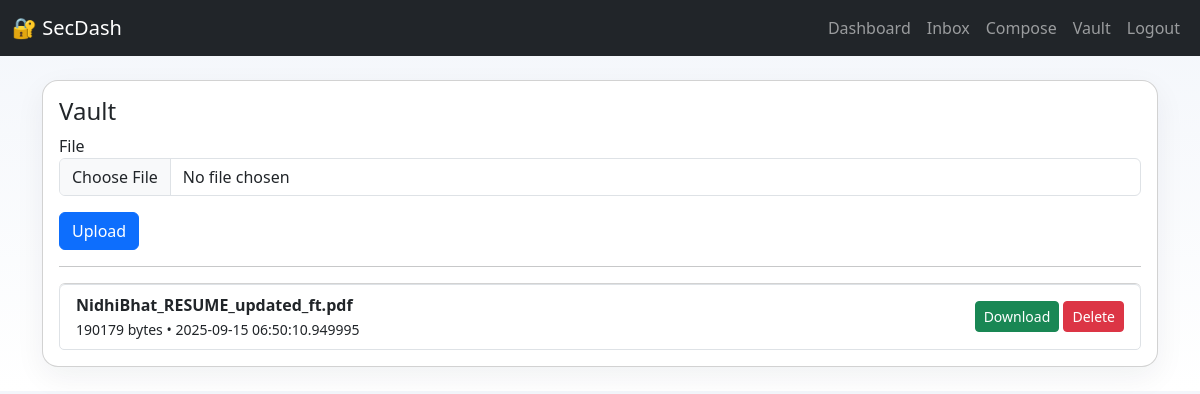
The page /files/vault (signed in) on the database its author committed.
### app/models.py (models this page shows)
class File(db.Model):
    __tablename__ = 'files'
    id = db.Column(db.Integer, primary_key=True)
    user_id = db.Column(db.Integer, db.ForeignKey('users.id'), nullable=False)
    filename = db.Column(db.String(260), nullable=False)
    stored_name = db.Column(db.String(260), nullable=False)
    mimetype = db.Column(db.String(120), nullable=True)
    size = db.Column(db.Integer, nullable=False)
    created_at = db.Column(db.DateTime, default=datetime.utcnow)

### app/files/routes.py (the view)
@files_bp.route('/vault')
@login_required
def vault():
    if current_user.is_admin:
        files = File.query.order_by(File.created_at.desc()).all()
    else:
        files = File.query.filter_by(user_id=current_user.id).order_by(File.created_at.desc()).all()
    form = UploadForm()
    return render_template('files/vault.html', files=files, form=form)

### app/forms.py
class UploadForm(FlaskForm):
    file = FileField('File', validators=[FileRequired()])
    submit = SubmitField('Upload')

### app/templates/files/vault.html (shortened to what this page needs)
{% extends 'base.html' %}
{% block content %}
<div class="card p-3">
  <h4>Vault</h4>
  <form method="POST" action="{{ url_for('files.upload_file') }}" enctype="multipart/form-data">
    <div class="mb-3">{{ form.file.label }}{{ form.file(class_='form-control') }}</div>
    {{ form.submit(class_='btn btn-primary') }}
  </form>
  <hr/>
  {% if files %}
    <ul class="list-group">
      {% for f in files %}
        <li class="list-group-item d-flex justify-content-between align-items-center">
          <div>
            <strong>{{ f.filename }}</strong><br><small>{{ f.size }} bytes • {{ f.created_at }}</small>
          </div>
          <div>
            <a href="{{ url_for('files.download_file', file_id=f.id) }}" class="btn btn-sm btn-success">Download</a>
            <form method="POST" action="{{ url_for('files.delete_file', file_id=f.id) }}" style="display:inline">
              <button class="btn btn-sm btn-danger">Delete</button>
            </form>
          </div>
        </li>
      {% endfor %}
    </ul>
  {% else %}
    <p class="text-muted">Vault is empty.</p>
  {% endif %}
</div>
{% endblock %}

### app/static/css/style.css (style rules this page uses)
body { background: linear-gradient(180deg,#f3f6fb,#ffffff); }
.card { border-radius: 1rem; box-shadow: 0 10px 30px rgba(20,30,50,0.06); }

### rows shown on the page
File: filename "NidhiBhat_RESUME_updated_ft.pdf", size "190179", created_at "2025-09-15 06:50:10.949995"
